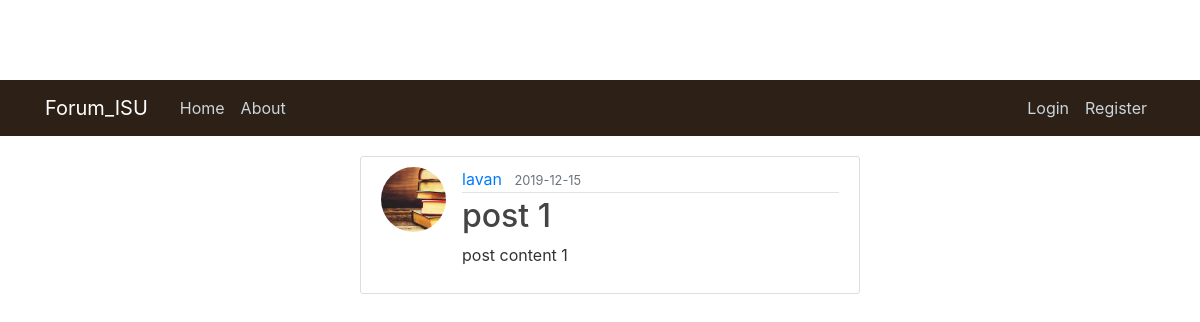
/post/1, run on the app's committed database.
### forum_isu/models.py (models this page shows, shortened)
class User(db.Model, UserMixin):
    id         = db.Column(db.Integer, primary_key=True)
    username   = db.Column(db.String(20), unique=True, nullable=False)
    email      = db.Column(db.String(120), unique=True, nullable=False)
    image_file = db.Column(db.String(20), nullable=False, default='default.jpg')
    password   = db.Column(db.String(60), nullable=False)
    posts       = db.relationship('Post', backref='author', lazy=True)

class Post(db.Model):
    id = db.Column(db.Integer, primary_key=True)
    title = db.Column(db.String(100), nullable=False)
    date_posted = db.Column(db.DateTime, nullable=False, default=datetime.utcnow)
    content = db.Column(db.Text, nullable=False)
    picture = db.Column(db.String(20), nullable=False, default='default.jpg')
    user_id = db.Column(db.Integer, db.ForeignKey('user.id'), nullable=False)
    comments = db.relationship('Comment', backref='article', lazy=True)

### forum_isu/routes.py (the view)
@app.route("/post/<int:post_id>", methods=['GET', 'POST'])
def post(post_id):
    post = Post.query.get_or_404(post_id)
    return render_template('post.html', title=post.title, post=post)

### forum_isu/templates/post.html (shortened to what this page needs)
{% extends "layout.html" %}
{% block content %}
  <article class="media content-section">
    <img class="rounded-circle article-img" src="{{ url_for('static', filename='profile_pics/' + post.author.image_file) }}">
    <div class="media-body">
      <div class="article-metadata">
        <a class="mr-2" href="url_for('profile') }}">{{ post.author.username }}</a>
        <small class="text-muted">{{ post.date_posted.strftime('%Y-%m-%d') }}</small>
      </div>
      <h2 class="article-title">{{ post.title }}</h2>
      <p class="article-content">{{ post.content }}</p>
    </div>
  </article>
{% endblock content %}

### forum_isu/static/main.css (style rules this page uses)
body { background-image: url("https://www.desktopbackground.org/p/2011/01/23/146299_sanderson-home-wallpapers-maycott-addison-plain-collection_800x800_h.jpg"); color: #333333; margin-top: 5rem; }
h1, h2, h3, h4, h5, h6 { color: #444444; }
.content-section { background: #ffffff; padding: 10px 20px; border: 1px solid #dddddd; border-radius: 3px; margin-top:20px; margin-left: 300px; width:500px; }
.article-title { color: #444444; }
.article-content { white-space: pre-line; }
.article-img { height: 65px; width: 65px; margin-right: 16px; }
.article-metadata { padding-bottom: 1px; margin-bottom: 4px; border-bottom: 1px solid #e3e3e3 }

### data on the page
User: image_file (picture), author.username "lavan"
Post: date_posted "2019-12-15", title "post 1", content "post content 1"
